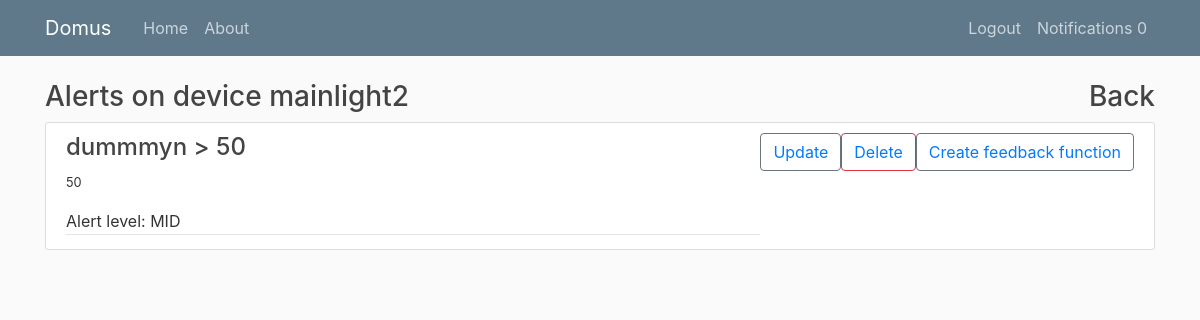
The page /category/14/device/40/alerts/ (signed in) on the database as committed earlier.
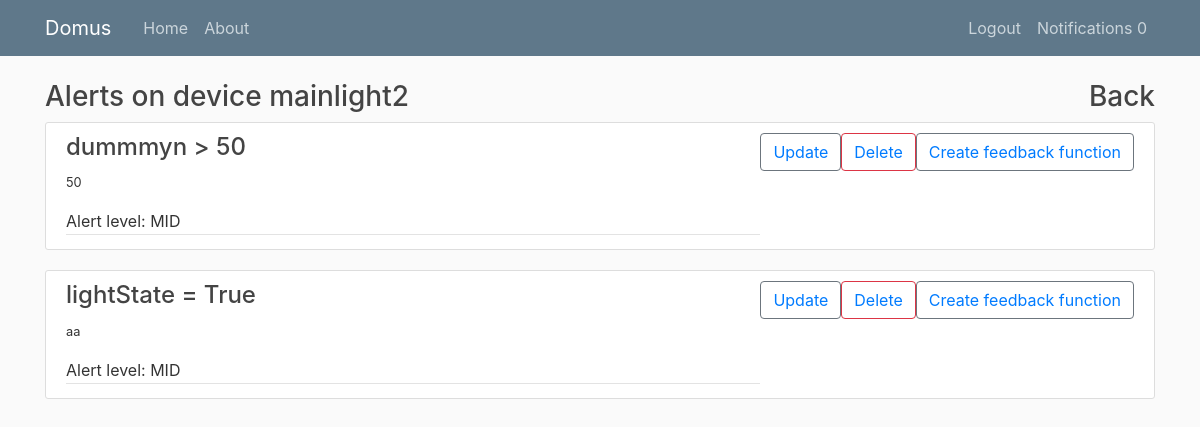
The same page on the database as committed later.
### devices/models.py (models this page shows, shortened)
class Alert(models.Model):
    device = models.ForeignKey(Device,on_delete=models.CASCADE)
    attribute = models.ForeignKey(StateAttribute,on_delete=models.CASCADE)
    user = models.ForeignKey(User,on_delete=models.CASCADE)
    description = models.CharField(max_length=250)
    alert_condition = models.CharField(
        max_length = 1,
        choices = ALERT_CONDITIONS,
        default = CONDITION_EQUAL
    )
    alert_level = models.CharField(
        max_length = 3,
        choices = ALERT_LEVELS,
        default = ALERT_LEVEL_MID
    )
    value = models.CharField(max_length=30)

class StateAttribute(models.Model):
    name = models.CharField(max_length=30)
    description = models.CharField(max_length=250)
    devType = models.ForeignKey(DeviceType,on_delete= models.CASCADE)
    data_type = models.CharField(
        max_length=1,
        choices=DATA_CHOICES,
        default=STRING,
    )

### devices/views.py (the view)
# urls.py: path('category/<int:catpk>/device/<int:devpk>/alerts/',AlertListView.as_view(),name='alerts'),
class AlertListView(LoginRequiredMixin,UserPassesTestMixin,ListView):
    model = Alert
    template_name = 'devices/alerts.html'
    context_object_name = 'alert_list'
    paginate_by = 2
    def get_context_data(self, **kwargs):
        context = super().get_context_data(**kwargs)
        context['catid'] = self.kwargs.get('catpk')
        dev = get_object_or_404(Device, id=self.kwargs.get('devpk'))
        context['dev'] = dev
        return context
    def get_queryset(self):
       dev = get_object_or_404(Device, id=self.kwargs.get('devpk'))
       return Alert.objects.filter(device = dev, user = self.request.user)
    def test_func(self):
        dev = get_object_or_404(Device, id=self.kwargs.get('devpk'))
        cat = get_object_or_404(Category, id=self.kwargs.get('catpk'), devices=dev)
        if(cat.owner == self.request.user):
            return True
        return False

### devices/templates/devices/alerts.html
{% extends "devices/paginable.html" %}
{% block content %}
<div class="float-md-right"> <a href="{% url 'device' catid dev.id %}"><h3>Back</h3></a></div>
<h3>Alerts on device {{dev.name}} </h3>
    {% for item in alert_list %}
        <article class="media content-section">
            <div class="media-body">
                <div class="article-metadata">
                   <h4>{{ item.attribute.name }} {{ item.alert_condition }} {{ item.value }}</h4>
                    <p><small>{{ item.description }}</small></p>
                    <div>Alert level: {{ item.alert_level }} </div>
                </div>
            </div>
            <div>
                <button class="btn btn-outline-secondary" ><a href="{% url 'updatealert' catid dev.id item.id %}">Update</a></button>
            </div>
            <div>
                <button class="btn btn-outline-danger" ><a href="{% url 'deletealert' catid dev.id item.id %}">Delete</a></button>
            </div>
            <div>
                <button class="btn btn-outline-secondary" ><a href="{% url 'selectfeedbackfunction' catid dev.id item.id %}">Create feedback function</a></button>
            </div>
        </article>
    {% endfor %}
{% endblock content %}

Rows that differ between the two databases and show on the page:
added Alert: attribute.name "lightState", alert_condition "=", value "True", description "aa", alert_level "MID"
